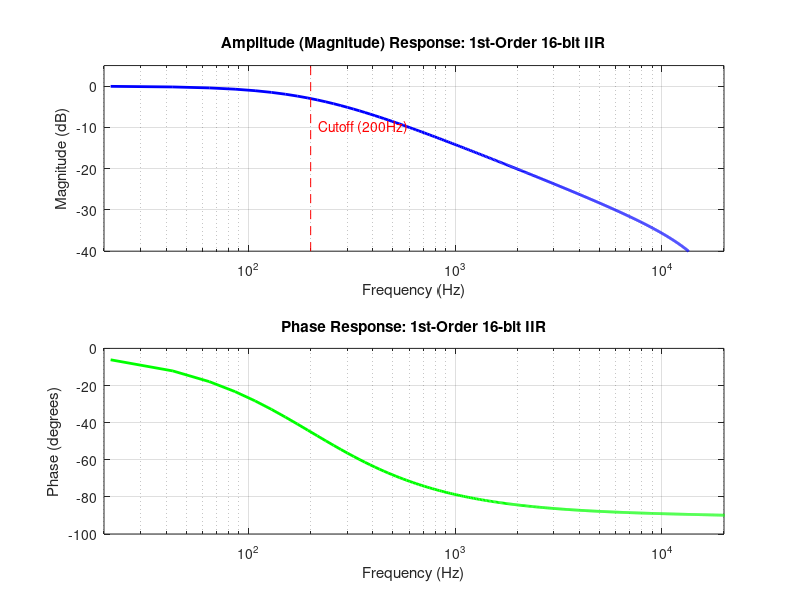

This chart was generated by the following MATLAB code:
%===============================================================================
% File:         partg.m
% Written by:   Harry Rogers
% Date:         January 2026
% Description:  1st-order 16-bit Q15 fixed-point integer coefficient verification (200 Hz cutoff)
%===============================================================================

fs = 44100; % Sampling Frequency
fc = 200;   % Cutoff Frequency

% 1. Final Hardware Integer Coefficients (Q15)
% b0 = 461, b1 = 461, a1 = -31847
scale = 2^15; % 32768
b_int = [461, 461];
a_int = [32768, -31847]; % a0 is always the scale factor (1.0 in Q15)

% 2. Convert Integers back to Normalized Fractions for Analysis
b_q = b_int / scale;
a_q = a_int / scale;

% 3. Calculate Frequency Response (1024 points)
[h, f] = freqz(b_q, a_q, 1024, fs);
magnitude = 20*log10(abs(h));
phase = unwrap(angle(h)) * (180/pi); % Convert to degrees

% 4. Plotting Results
figure('Color', [1 1 1], 'Position', [100, 100, 800, 600]);

% Subplot 1: Amplitude Response
subplot(2,1,1);
semilogx(f, magnitude, 'b', 'LineWidth', 2);
grid on;
title('Amplitude (Magnitude) Response: 1st-Order 16-bit IIR');
ylabel('Magnitude (dB)');
xlabel('Frequency (Hz)');
axis([20 20000 -40 5]);
line([fc fc], [-40 5], 'Color', 'r', 'LineStyle', '--'); % Cutoff line
text(fc+10, -10, ' Cutoff (200Hz)', 'Color', 'r');

% Subplot 2: Phase Response
subplot(2,1,2);
semilogx(f, phase, 'g', 'LineWidth', 2);
grid on;
title('Phase Response: 1st-Order 16-bit IIR');
ylabel('Phase (degrees)');
xlabel('Frequency (Hz)');
axis([20 20000 -100 0]);

% Stability check output to console
fprintf('Stability Check (Max Pole Magnitude): %.4f\n', max(abs(roots(a_q))));
